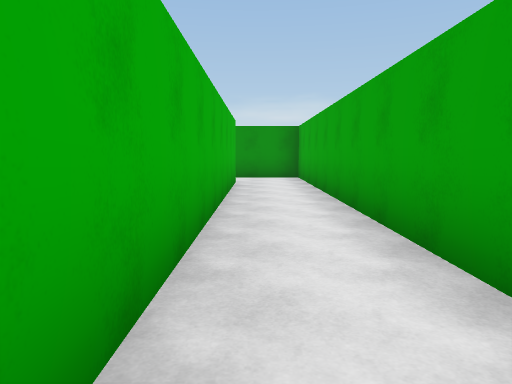
[1] (above)

15 first-person views from a walk through a 3-D level made in the Unity game engine. The camera is 1.4 m above the floor, tilts 6° down and sees 70° across. The floor is counted in squares, 2 m on a side. Each view is taken from the middle of a square. On the plan, view 1 faces up. The plan holds only what a view shows up to about 11 squares ahead; the rest is blank. The place goes on beyond the plan. The player character is not drawn.

[2]
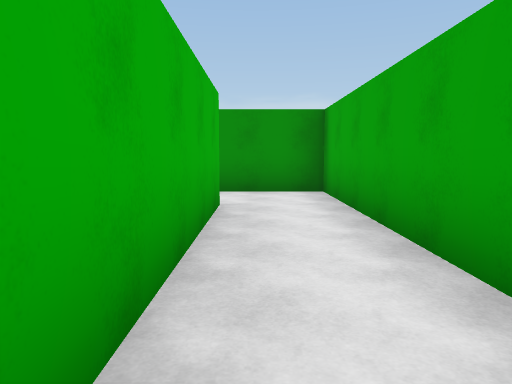

[3]
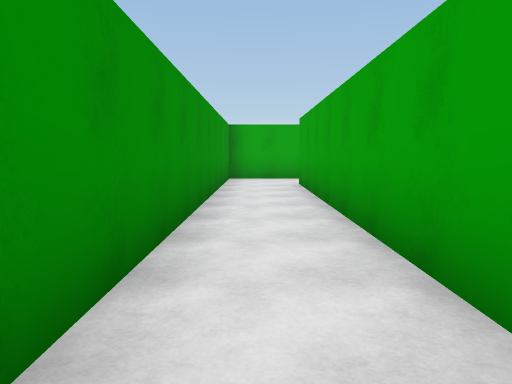

[4]
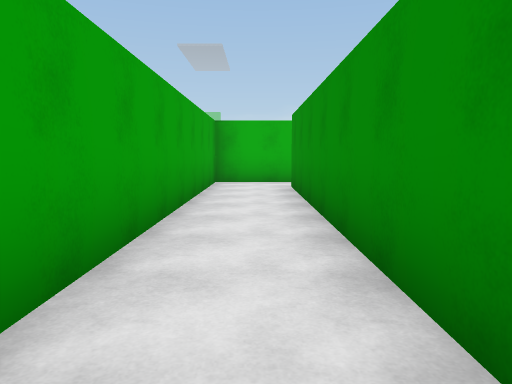

[5]
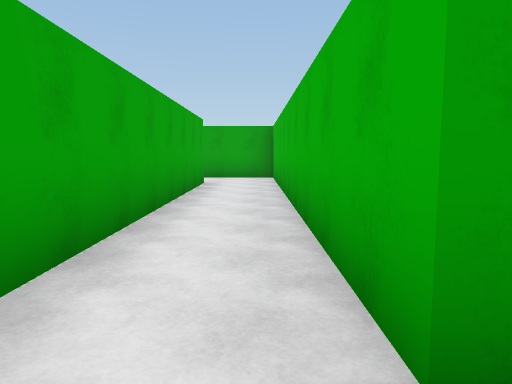

[6]
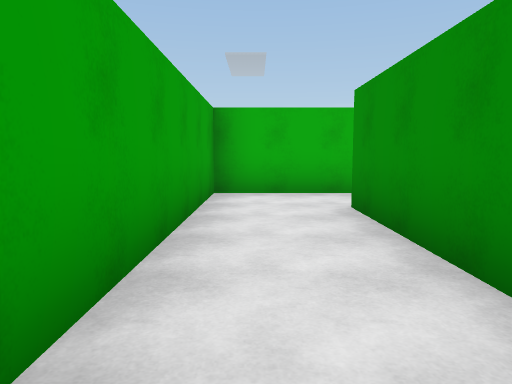

[7]
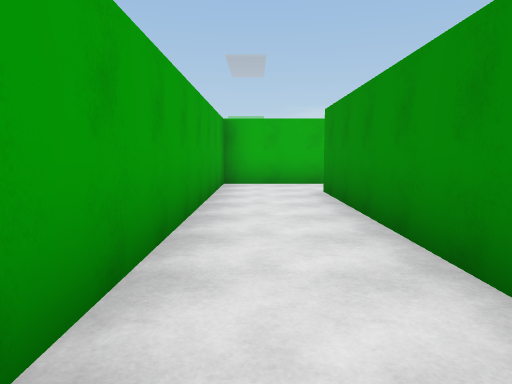

[8]
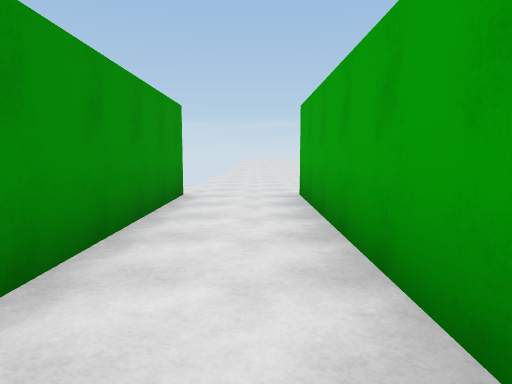

[9]
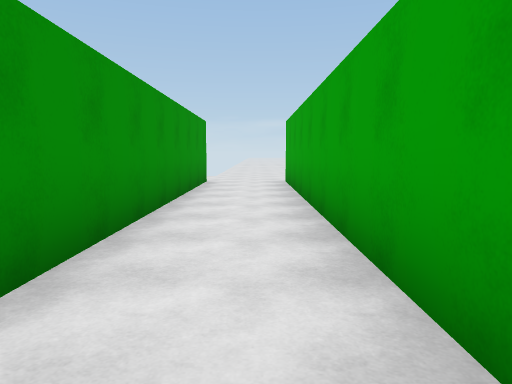

[10]
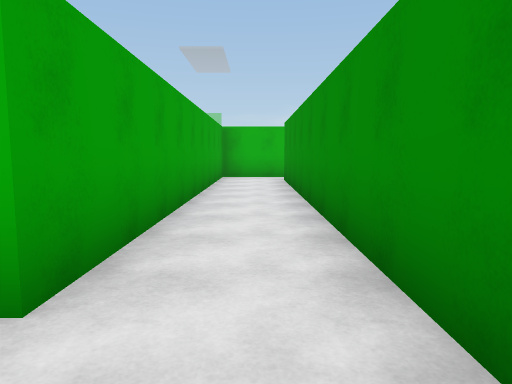

[11]
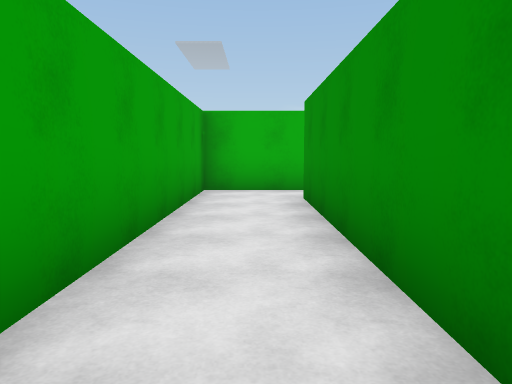

[12]
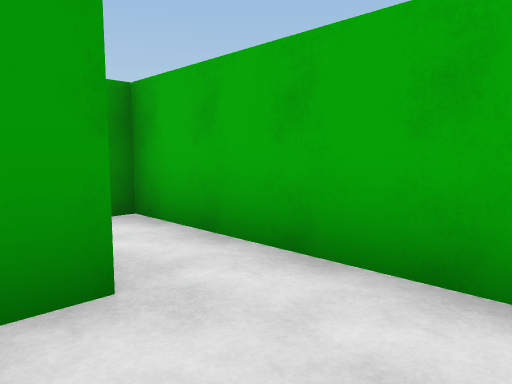

[13]
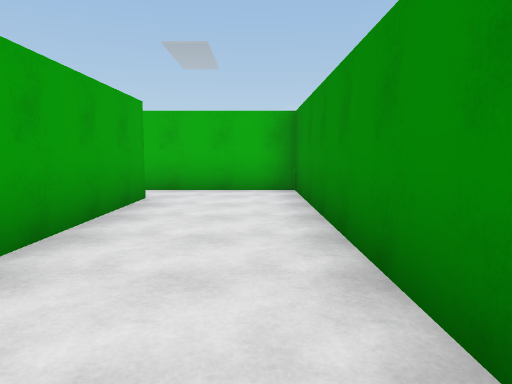

[14]
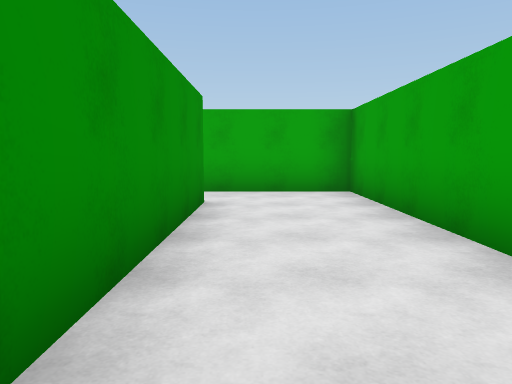

[15]
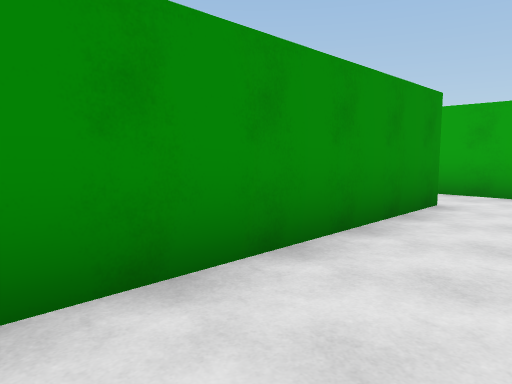

### Floor plan
Points are (right, up) in squares from view 1. A wall is a line through its corners. A room is listed if a view was taken in it or the views show most of it. See-through windows are left out.
Room 1 (views 1, 2, 3, 4, 5, 6, 7, 8, 9, 10, 11)
walls: (9.2, 1.2) (1.3, 1.2) (1.3, 10.8) (-8.8, 10.8); (-10, 10.5) (-10, 9) (-0.5, 9) (-0.5, -0.7) (9.2, -0.7)
ways out: opening at (-9, 11) to room 2
Room 2 (views 12, 13, 14, 15)
walls: (-8.9, 11.3) (-1.2, 11.3) (-1.2, 14.2); (-2.6, 13.7) (-10, 13.7) (-10, 10.5)
ways out: opening at (-9, 11) to room 1; opening at (-2, 14)

Where each view was taken, in squares from view 1:
view 1: 0 up, 0 right, facing up
view 2: 4 up, 0 right, facing up
view 3: 10 up, 9 left, facing right
view 4: 10 up, 1 left, facing left
view 5: 10 up, 0 right, facing down
view 6: 0 up, 6 right, facing left
view 7: 0 up, 8 right, facing left
view 8: 0 up, 3 right, facing right
view 9: 0 up, 0 right, facing right
view 10: 10 up, 1 right, facing left
view 11: 10 up, 3 left, facing left
view 12: 13 up, 8 left, facing down-left
view 13: 13 up, 3 left, facing left
view 14: 13 up, 8 left, facing right
view 15: 12 up, 8 left, facing up-right
